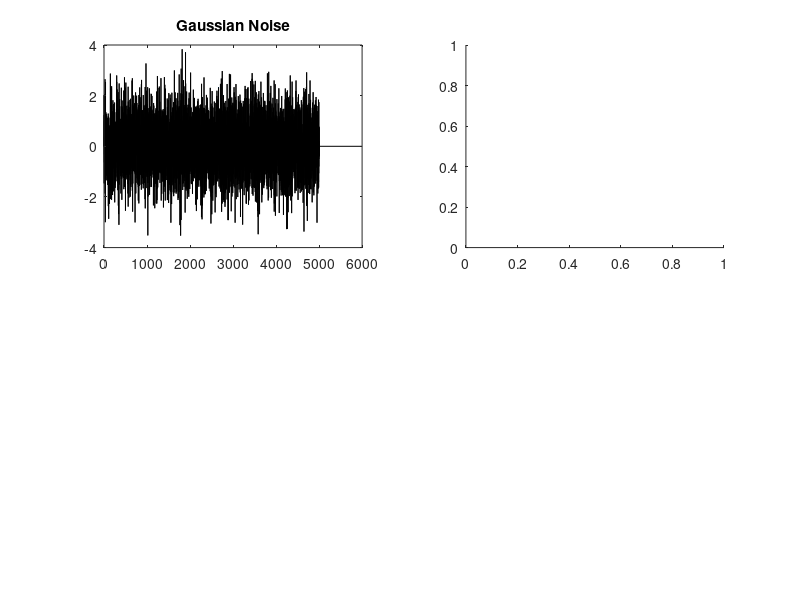

Reproduce this figure in MATLAB. (Note: this script raises an error after producing the figure.)
%% Fitting the bell curve on noramlly distributed data
clear all
clf
n = randn(5000,1);
%to plot graphs for a sample normally distributed data
subplot(2,2,1)
bar(n)
title('Gaussian Noise')
std(n)

mean(n)

subplot(2,2,2)
histogram(n,'Normalization','pdf')
hold on
y = -5:0.1:5;
mu = 0.0084;
sigma = 0.9884;
f = exp(-(y-mu).^2./(2*sigma^2))./(sigma*sqrt(2*pi));
plot(y,f,'LineWidth',1.5)
title('Histogram')
ylabel('Counts')

hold off